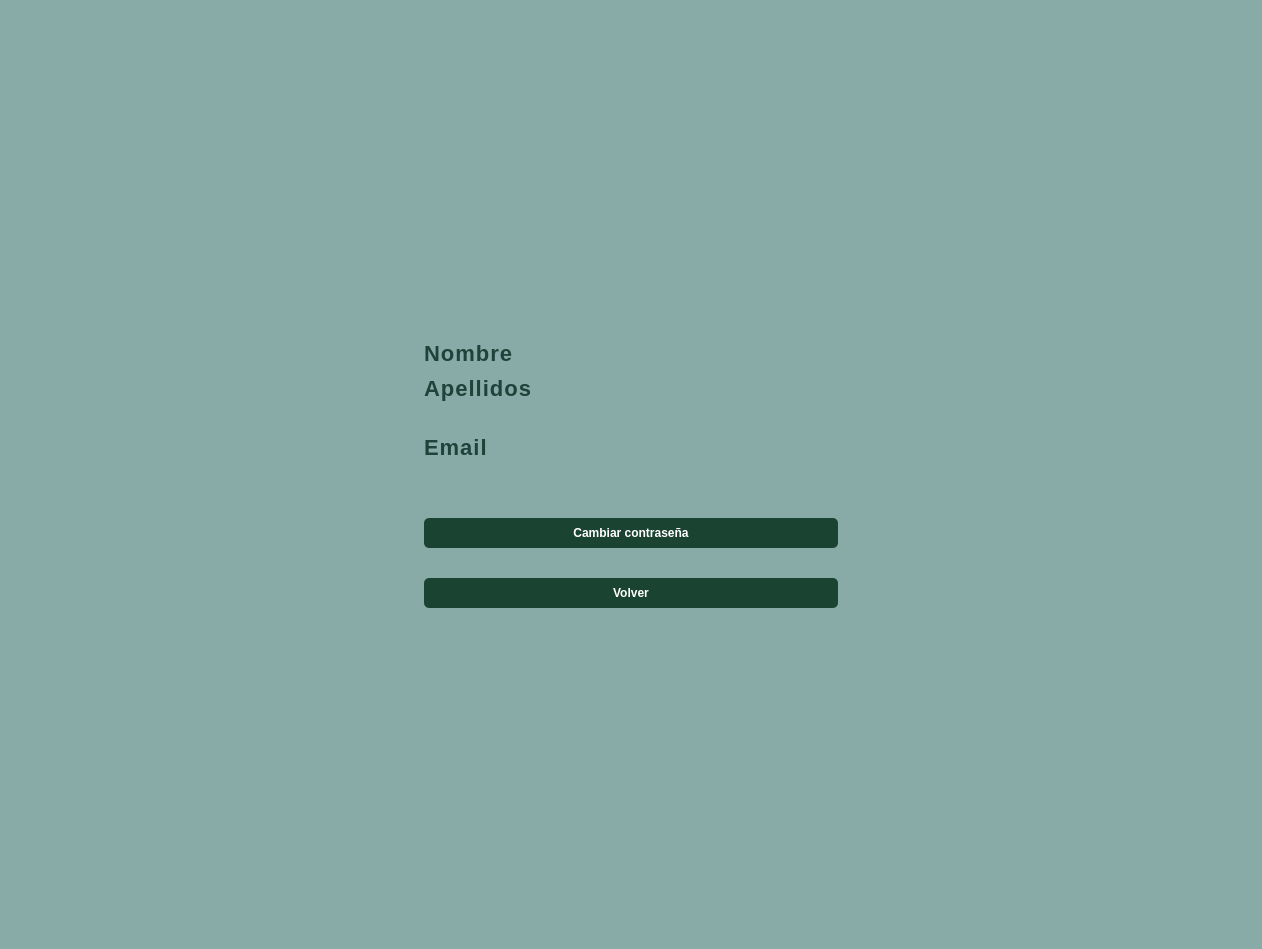
<?xml version="1.0" encoding="UTF-8"?>
<ui version="4.0">
 <class>Dialog</class>
 <widget class="QDialog" name="Dialog">
  <property name="geometry">
   <rect>
    <x>0</x>
    <y>0</y>
    <width>1262</width>
    <height>949</height>
   </rect>
  </property>
  <property name="windowTitle">
   <string>Dialog</string>
  </property>
  <property name="styleSheet">
   <string notr="true">#Dialog {
    background-color: #89ABA7;
}

#linea_nombre,#linea_apellidos, #linea_email{
    font-weight: bold;
    text-transform: uppercase;
    font-size: 22px;
    letter-spacing: 1px;
    color: #1D433A;
}</string>
  </property>
  <layout class="QHBoxLayout" name="horizontalLayout_5">
   <item>
    <layout class="QHBoxLayout" name="horizontalLayout_3"/>
   </item>
   <item>
    <spacer name="horizontalSpacer_2">
     <property name="orientation">
      <enum>Qt::Horizontal</enum>
     </property>
     <property name="sizeHint" stdset="0">
      <size>
       <width>40</width>
       <height>20</height>
      </size>
     </property>
    </spacer>
   </item>
   <item>
    <layout class="QVBoxLayout" name="verticalLayout_2">
     <property name="spacing">
      <number>10</number>
     </property>
     <property name="sizeConstraint">
      <enum>QLayout::SetDefaultConstraint</enum>
     </property>
     <item>
      <spacer name="verticalSpacer">
       <property name="orientation">
        <enum>Qt::Vertical</enum>
       </property>
       <property name="sizeHint" stdset="0">
        <size>
         <width>20</width>
         <height>40</height>
        </size>
       </property>
      </spacer>
     </item>
     <item>
      <layout class="QVBoxLayout" name="verticalLayout_4"/>
     </item>
     <item>
      <widget class="QLabel" name="linea_nombre">
       <property name="styleSheet">
        <string notr="true">Qlabel{
    font-weight: bold;
    text-transform: uppercase;
    font-size: 18px;
    letter-spacing: 1px;
    color: #1D433A;
}</string>
       </property>
       <property name="text">
        <string>Nombre</string>
       </property>
      </widget>
     </item>
     <item>
      <widget class="QLabel" name="linea_apellidos">
       <property name="text">
        <string>Apellidos</string>
       </property>
      </widget>
     </item>
     <item>
      <widget class="QLabel" name="label">
       <property name="text">
        <string/>
       </property>
      </widget>
     </item>
     <item>
      <widget class="QLabel" name="linea_email">
       <property name="text">
        <string>Email</string>
       </property>
      </widget>
     </item>
     <item>
      <widget class="QLabel" name="label_2">
       <property name="text">
        <string/>
       </property>
      </widget>
     </item>
     <item>
      <widget class="QLabel" name="label_6">
       <property name="text">
        <string/>
       </property>
      </widget>
     </item>
     <item>
      <widget class="QPushButton" name="boton_cambiar">
       <property name="styleSheet">
        <string notr="true">QPushButton {
    background-color: #1B4332; 
    color: white; 
    border-radius: 5px;  
    padding: 8px;  
    font-weight: bold;
}

QPushButton:hover {
    background-color: #2D6A4F; 
}

QPushButton:pressed {
    background-color: #081C15;
}</string>
       </property>
       <property name="text">
        <string>Cambiar contraseña</string>
       </property>
       <property name="autoDefault">
        <bool>false</bool>
       </property>
      </widget>
     </item>
     <item>
      <spacer name="horizontalSpacer_3">
       <property name="orientation">
        <enum>Qt::Horizontal</enum>
       </property>
       <property name="sizeHint" stdset="0">
        <size>
         <width>40</width>
         <height>20</height>
        </size>
       </property>
      </spacer>
     </item>
     <item>
      <widget class="QPushButton" name="boton_volver">
       <property name="styleSheet">
        <string notr="true">QPushButton {
    background-color: #1B4332; 
    color: white; 
    border-radius: 5px;  
    padding: 8px;  
    font-weight: bold;
}

QPushButton:hover {
    background-color: #2D6A4F; 
}

QPushButton:pressed {
    background-color: #081C15;
}</string>
       </property>
       <property name="text">
        <string>Volver</string>
       </property>
       <property name="autoDefault">
        <bool>false</bool>
       </property>
      </widget>
     </item>
     <item>
      <spacer name="verticalSpacer_2">
       <property name="orientation">
        <enum>Qt::Vertical</enum>
       </property>
       <property name="sizeHint" stdset="0">
        <size>
         <width>20</width>
         <height>40</height>
        </size>
       </property>
      </spacer>
     </item>
    </layout>
   </item>
   <item>
    <layout class="QHBoxLayout" name="horizontalLayout_4"/>
   </item>
   <item>
    <spacer name="horizontalSpacer">
     <property name="orientation">
      <enum>Qt::Horizontal</enum>
     </property>
     <property name="sizeHint" stdset="0">
      <size>
       <width>40</width>
       <height>20</height>
      </size>
     </property>
    </spacer>
   </item>
  </layout>
 </widget>
 <resources/>
 <connections/>
</ui>
